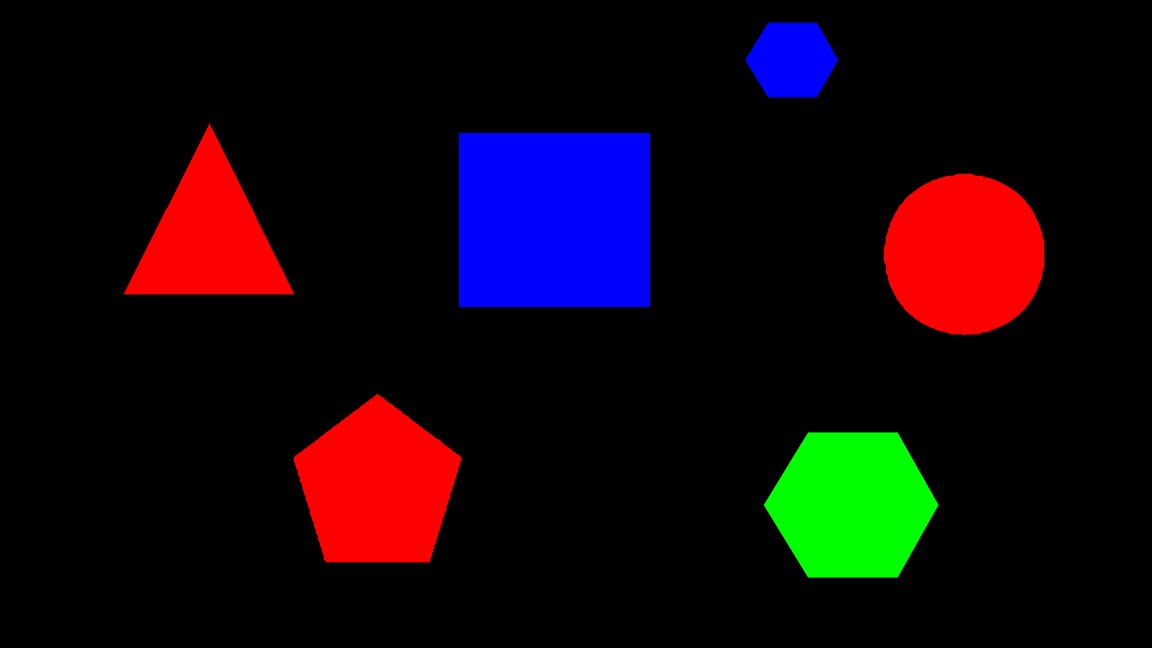
#> input picture shapes.jpg, 1152 x 648 px
$ python shape_detection_latest.py
#> lines starting #> are read from the running program, lines starting #| are printed output that depends on the picture; after the words box and inside, x2 and y2 are one past the last pixel; in counts of white or black regions, pixels touching at a corner belong together
import cv2
import numpy as np

file = 'shapes.jpg'

img = cv2.imread(file, cv2.IMREAD_GRAYSCALE)
#> img: shape (648, 1152); min 0, max 162, mean 10.9
img2 = cv2.imread(file, 1)
#> img2 is the input picture: shape (648, 1152, 3); mean B, G, R 13.3, 6.7, 18.7
_, threshold = cv2.threshold(img, 15, 255, cv2.THRESH_BINARY)
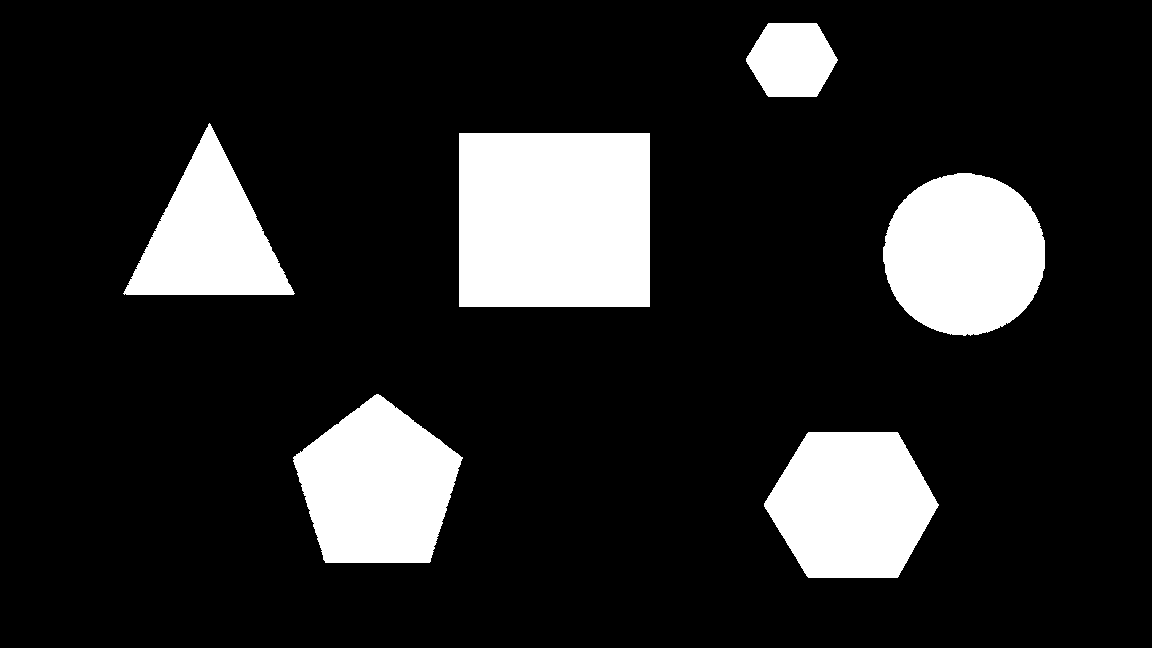
#> threshold: shape (648, 1152); 15.2% white; 6 white regions
contours, _ = cv2.findContours(threshold, cv2.RETR_TREE, cv2.CHAIN_APPROX_SIMPLE)
#> contours = 6 contours; box (x1, y1, x2, y2) and area: (459, 133, 650, 307) 32870, (883, 173, 1045, 336) 20473, (293, 394, 463, 563) 19751, (764, 432, 939, 578) 19146, (123, 123, 295, 295) 14664, (746, 23, 838, 97) 5123

# cv2.imshow('threshold',threshold)

frame = cv2.imread(file)

# Convert BGR to HSV
hsv1 = cv2.cvtColor(frame, 1)
hsv2 = cv2.cvtColor(frame, 1)
hsv3 = cv2.cvtColor(frame, 1)

# define range of blue color in HSV
lower_blue = np.array([0,0,0])
upper_blue = np.array([255,20,20])
lower_green = np.array([0,0,0])
upper_green = np.array([20,255,20])
lower_red = np.array([0,0,0])
upper_red = np.array([20,20,255])

# Threshold the HSV image to get only blue colors
mask_b = cv2.inRange(hsv1, lower_blue, upper_blue)
#> mask_b: shape (648, 1152); 89.8% white; 4 black regions, box (x1, y1, x2, y2) and area: (883, 172, 1045, 337) 21062, (293, 393, 463, 564) 20345, (763, 431, 939, 579) 19767, (123, 122, 295, 296) 15268
mask_g = cv2.inRange(hsv2, lower_green, upper_green)
#> mask_g: shape (648, 1152); 86.9% white; 9 black regions (1 under 20 px), largest, box (x1, y1, x2, y2) and area: (457, 131, 651, 309) 34521, (883, 172, 1045, 337) 21062, (293, 393, 463, 564) 20345
mask_r = cv2.inRange(hsv3, lower_red, upper_red)
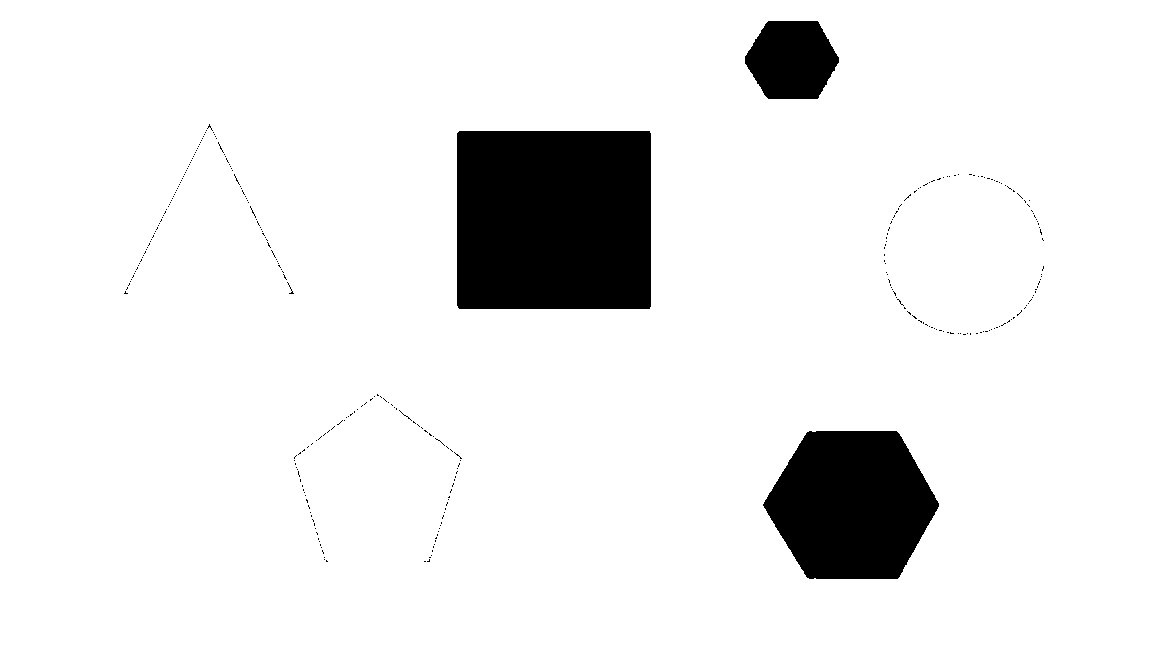
#> mask_r: shape (648, 1152); 91.9% white; 317 black regions (314 under 20 px), largest, box (x1, y1, x2, y2) and area: (457, 131, 651, 309) 34521, (763, 431, 939, 579) 19767, (745, 21, 839, 99) 5713

# Bitwise-AND mask and original image
res_b = cv2.bitwise_and(frame,frame, mask= mask_b)
res_g = cv2.bitwise_and(frame,frame, mask= mask_g)
res_r = cv2.bitwise_and(frame,frame, mask= mask_r)

font = cv2.FONT_HERSHEY_COMPLEX

for cnt in contours:
    approx = cv2.approxPolyDP(cnt, 0.01*cv2.arcLength(cnt, True), True)
    cv2.drawContours(img, [approx], 0, (0), 5)
    print (len(cnt))

    x = approx.ravel()[0]
    y = approx.ravel()[1]
#tells which shape it is based on no. of edges
    if len(approx) == 3:
        shape = 'triangle'

    elif len(approx) == 4:
        shape = 'rectangle'
    elif len(approx) == 5:
        shape = 'pentagon'

    elif len(approx) == 6:
        shape = 'hexagon'

    else:
        shape = 'circle'
#puts text on the shapes
    #cv2.putText(img2, shape, (x,y), font, 1, (255,0,0))
    cv2.putText(img, shape, (x,y), font, 1, (255,255,255))

    if ((img2[y+8,x+2] <= [255,20,20]).all()):
        cv2.putText(res_b, shape, (x,y), font, 1, (255,0,0))

    if ((img2[y+8,x+2] <= [20,255,20]).all()):
        cv2.putText(res_g, shape, (x,y), font, 1, (0,255,0))

    if ((img2[y+8,x+2] <= [20,20,255]).all()):
        cv2.putText(res_r, shape, (x,y), font, 1, (0,0,255))
#> this loop made 6 passes
#> (approx, x, y, shape) on passes 4 to 5: ([[459, 133], [459, 306], [649, 306], [649, 133]], 459, 133, 'rectangle'), ([[209, 123], [124, 294], [294, 293]], 209, 123, 'triangle')
#> (x, y, shape) on passes 1, 2, 3, 6: (808, 432, 'hexagon'), (376, 394, 'pentagon'), (957, 173, 'circle'), (768, 23, 'hexagon')
#| 234
#| 260
#| 257
#| 4
#| 309
#| 120
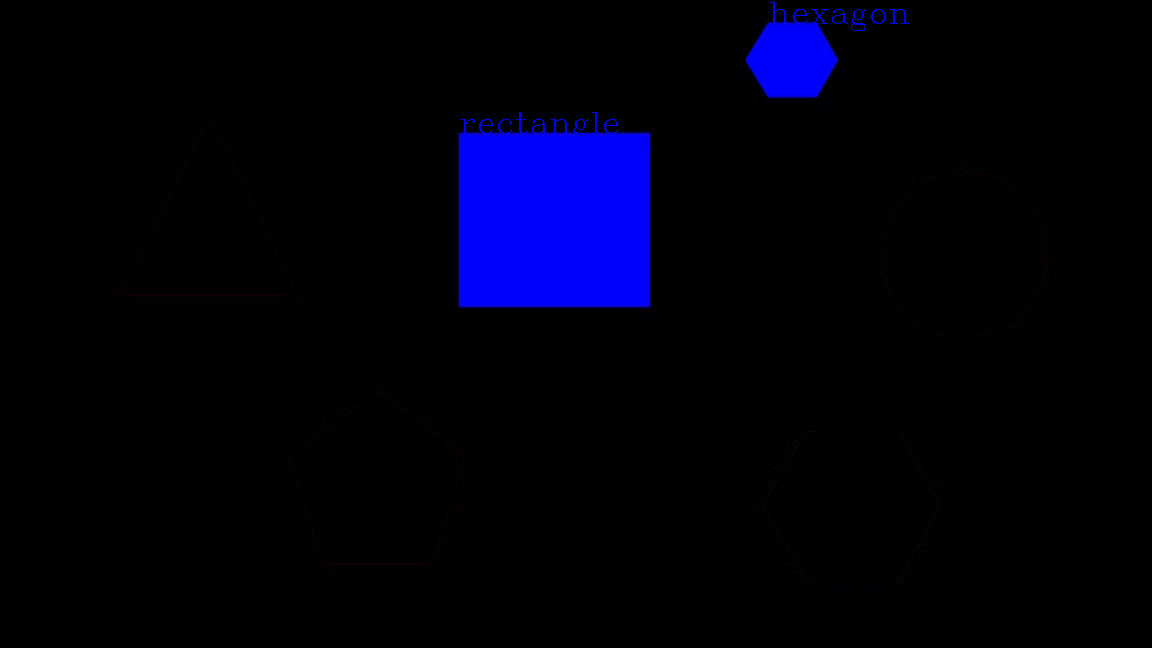
#> res_b: shape (648, 1152, 3); mean B, G, R 13.5, 0.1, 0.1
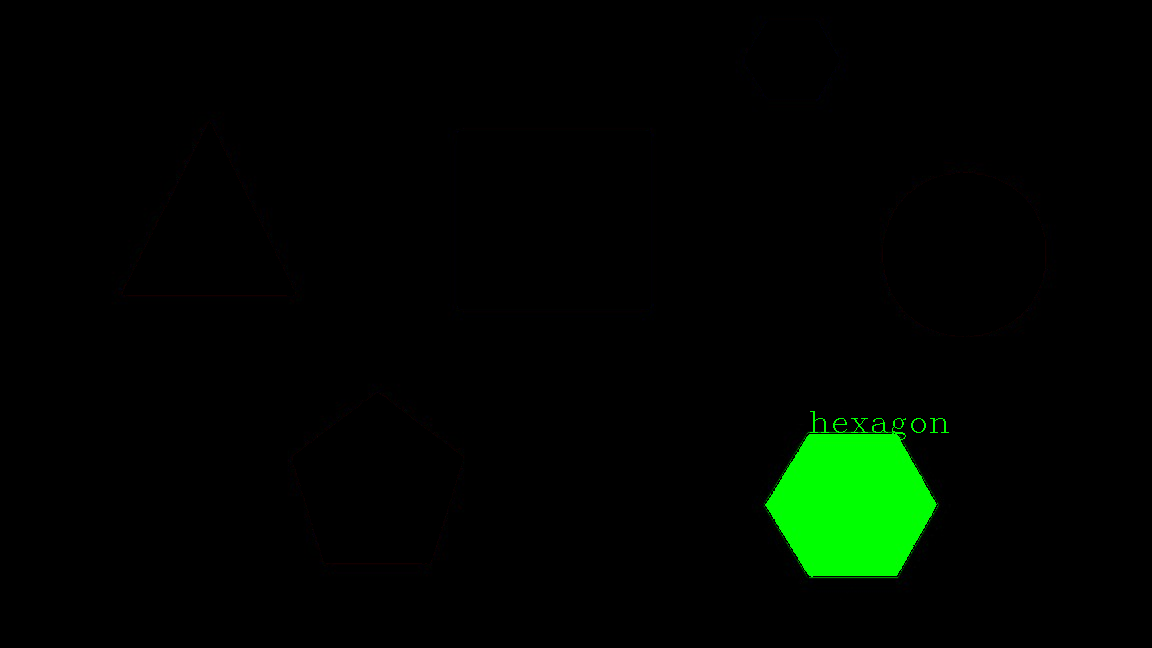
#> res_g: shape (648, 1152, 3); mean B, G, R 0.1, 6.6, 0.1
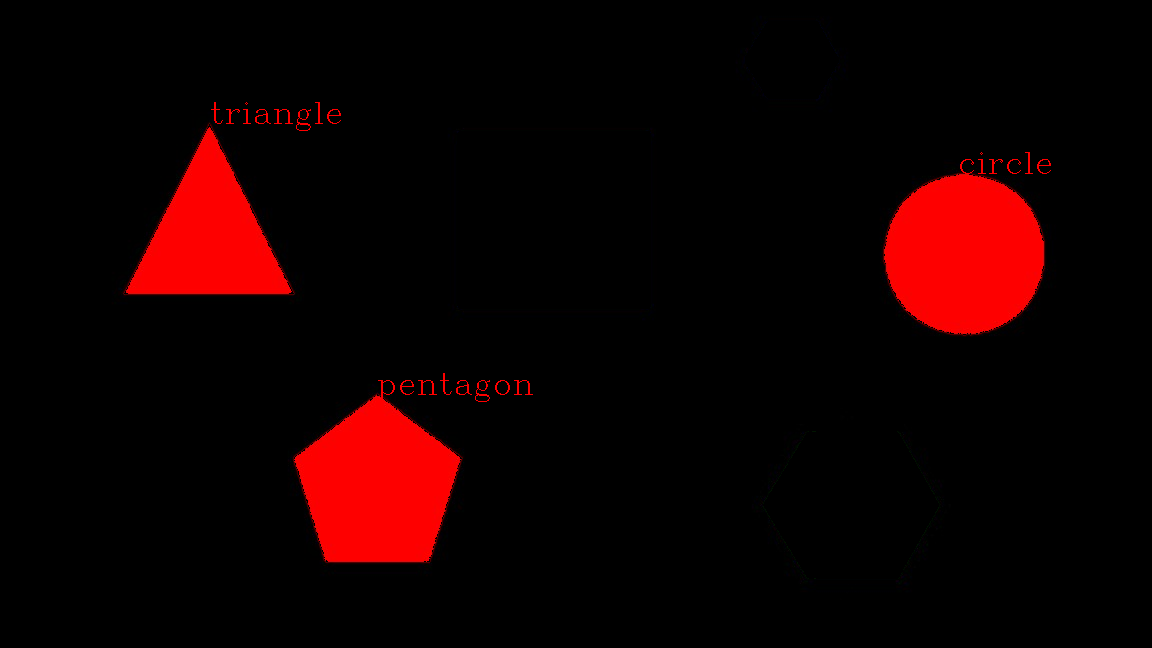
#> res_r: shape (648, 1152, 3); mean B, G, R 0.1, 0.1, 18.9

  # displays windows
# cv2.imshow('shapes', img)
cv2.imshow('blues',res_b)
cv2.imshow('greens',res_g)
cv2.imshow('reds',res_r)

cv2.waitKey(0)
cv2.destroyAllWindows()
